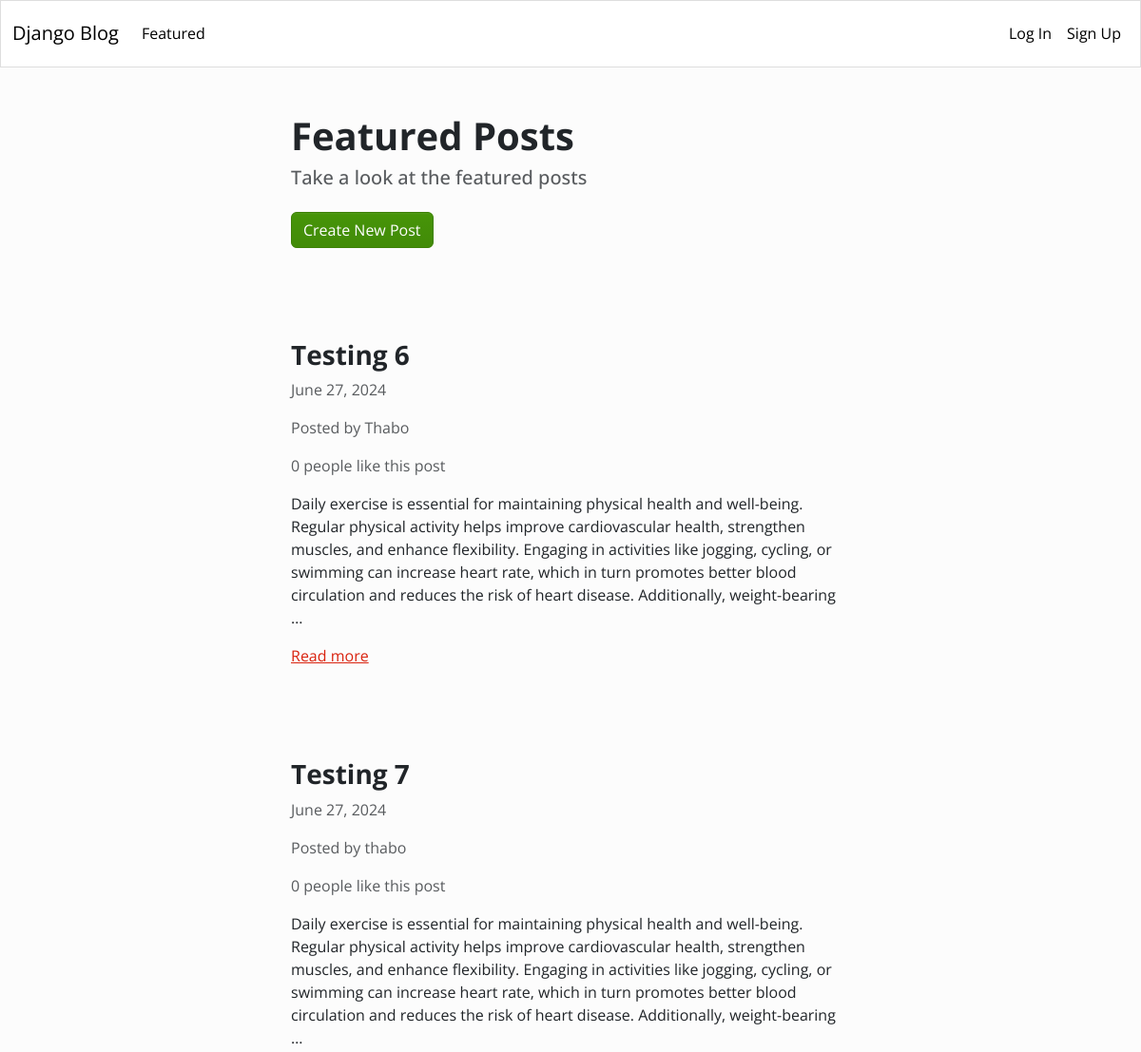
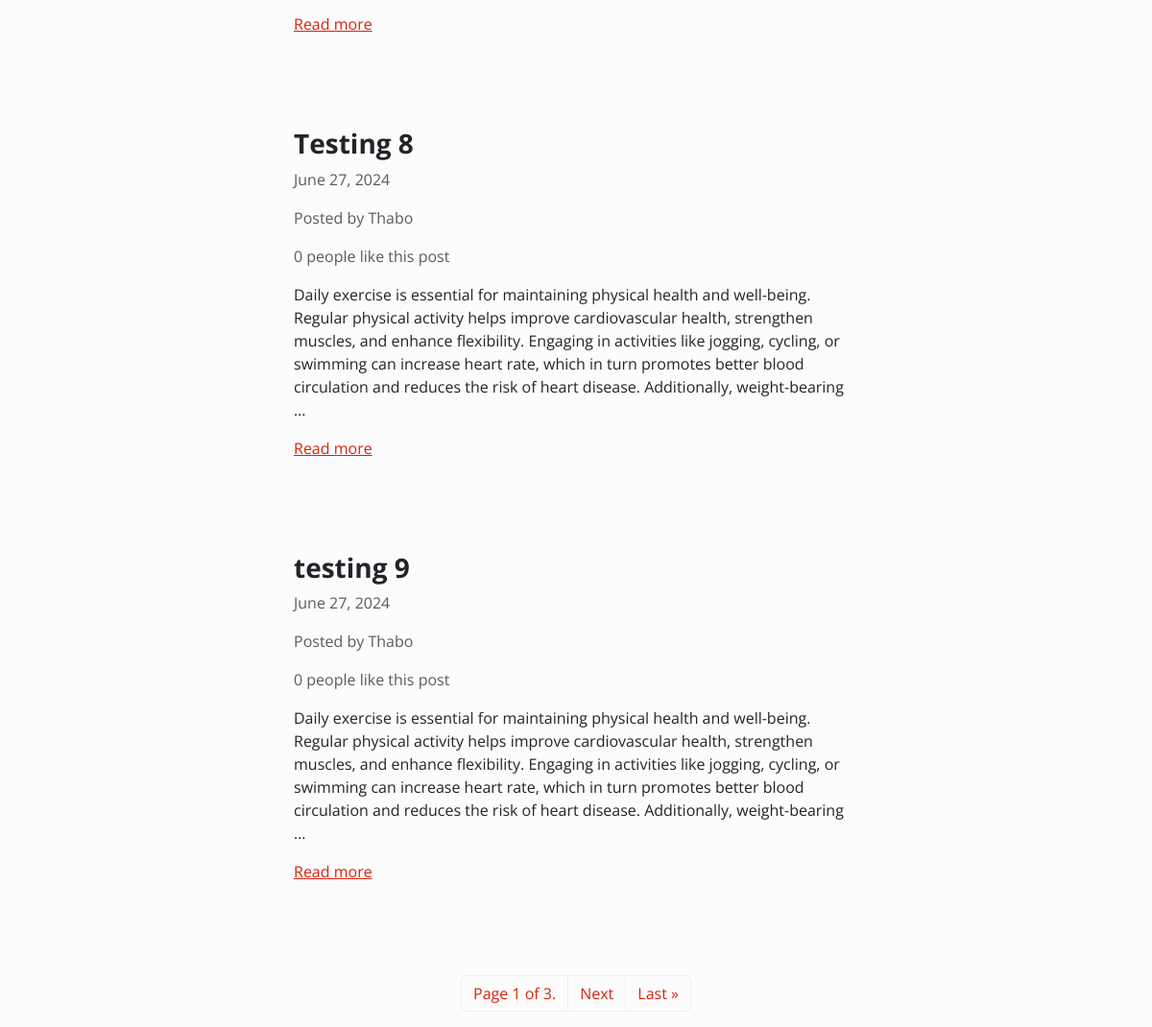
Screenshot of /blog/featured/ with the database file from the repository (2 pictures, top to bottom).
### blog/models.py (models this page shows)
class Article(models.Model):
    title = models.CharField(max_length=255)
    content = HTMLField()
    date = models.DateField(auto_now_add=True)
    author = models.ForeignKey(User, on_delete=models.CASCADE)
    featured = models.BooleanField(default=False)
    likes = models.ManyToManyField(User, related_name='likes', blank=True)
    image = models.ImageField(upload_to='images/', blank=True, null=True)

### blog/views.py (the view)
# urls.py: path('featured/', Featured.as_view(), name='featured'),
class Featured(ListView):
    model = Article
    queryset = Article.objects.filter(featured=True).order_by('-date')
    template_name = 'blog/featured.html'
    paginate_by = 4

### blog/templates/blog/featured.html (shortened to what this page needs)
{% extends "blog/blog_base.html" %}
{% block content %}
    <div class="row">
        <div class="col-md-6 col-12 mx-md-auto mx-3 mt-5 mb-5">
            <h1 class="fw-bolder">Featured Posts</h1>
            <h5 class="text-muted">Take a look at the featured posts</h5>
            <a href="{% url 'create_article' %}" class="btn btn-success mt-3">Create New Post</a>
        </div>
    </div>
    {% for object in object_list %}
    <div class="row">
        <div class="col-md-6 col-11 mx-md-auto mx-3 mt-5 mb-5">
            <h3 class="fw-bold">{{ object.title }}</h3>
            <p class="text-muted">{{ object.date }}</p>
            <p class="text-muted">Posted by {{ object.author.username }}</p>
            {% if object.likes.count == 1 %}
                <p class="text-muted">{{ object.likes.count }} person likes this post</p>
            {% else %}
                <p class="text-muted">{{ object.likes.count }} people like this post</p>
            {% endif %}
            <div class="my-3">
                {{ object.content|truncatewords_html:50|safe }}
            </div>
            <a href="{% url 'detail_article' object.id %}">Read more</a>
        </div>
    </div>
    {% endfor %}
    <nav>
        <ul class="pagination">
            <div class="mx-auto d-flex flex-row mt-5">
                <li class="page-item">
                    <a href="#" class="page-link">Page {{ page_obj.number }} of {{ page_obj.paginator.num_pages }}.</a>
                </li>
                {% if page_obj.has_next %}
                    <li class="page-item">
                        <a class="page-link" href="?page={{ page_obj.next_page_number }}">Next</a>
                    </li>
                    <li class="page-item">
                        <a href="?page={{ page_obj.paginator.num_pages }}" class="page-link">Last &raquo;</a>
                    </li>
                {% endif %}
            </div>
        </ul>
    </nav>
{% endblock %}

### rows the page displays
Article: title "Testing 6", date "June 27, 2024", author.username "Thabo", likes.count "0", content "Daily exercise is essential for maintaining physical health and well-being. Regular physical activity helps improve cardiovascular health, strengthen muscles, and enhance flexibility. Engaging in activities like jogging, cycling, or swimming can increase heart rate, which in turn promotes better blood circulation and reduces the risk of heart disease. Additionally, weight-bearing …"
Article: title "Testing 7", date "June 27, 2024", author.username "thabo", likes.count "0", content "Daily exercise is essential for maintaining physical health and well-being. Regular physical activity helps improve cardiovascular health, strengthen muscles, and enhance flexibility. Engaging in activities like jogging, cycling, or swimming can increase heart rate, which in turn promotes better blood circulation and reduces the risk of heart disease. Additionally, weight-bearing …"
Article: title "Testing 8", date "June 27, 2024", author.username "Thabo", likes.count "0", content "Daily exercise is essential for maintaining physical health and well-being. Regular physical activity helps improve cardiovascular health, strengthen muscles, and enhance flexibility. Engaging in activities like jogging, cycling, or swimming can increase heart rate, which in turn promotes better blood circulation and reduces the risk of heart disease. Additionally, weight-bearing …"
Article: title "testing 9", date "June 27, 2024", author.username "Thabo", likes.count "0", content "Daily exercise is essential for maintaining physical health and well-being. Regular physical activity helps improve cardiovascular health, strengthen muscles, and enhance flexibility. Engaging in activities like jogging, cycling, or swimming can increase heart rate, which in turn promotes better blood circulation and reduces the risk of heart disease. Additionally, weight-bearing …"

### other values shown
{{ page_obj.number }} "1"
{{ page_obj.paginator.num_pages }} "3"
